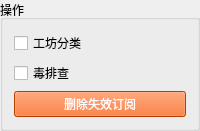
            <widget class="QGroupBox" name="groupBox_3">
             <property name="title">
              <string>操作</string>
             </property>
             <layout class="QVBoxLayout" name="verticalLayout_11">
              <item>
               <widget class="QCheckBox" name="checkBox_folders">
                <property name="text">
                 <string>工坊分类</string>
                </property>
               </widget>
              </item>
              <item>
               <widget class="QCheckBox" name="checkBox_authorblock">
                <property name="text">
                 <string>毒排查</string>
                </property>
               </widget>
              </item>
              <item>
               <widget class="QPushButton" name="btn_invalid">
                <property name="minimumSize">
                 <size>
                  <width>0</width>
                  <height>0</height>
                 </size>
                </property>
                <property name="styleSheet">
                 <string notr="true">color: rgb(255, 255, 255);
background-color: rgb(255, 85, 0);</string>
                </property>
                <property name="text">
                 <string>删除失效订阅</string>
                </property>
                <property name="checkable">
                 <bool>false</bool>
                </property>
                <property name="autoDefault">
                 <bool>false</bool>
                </property>
                <property name="default">
                 <bool>false</bool>
                </property>
                <property name="flat">
                 <bool>false</bool>
                </property>
               </widget>
              </item>
             </layout>
            </widget>
